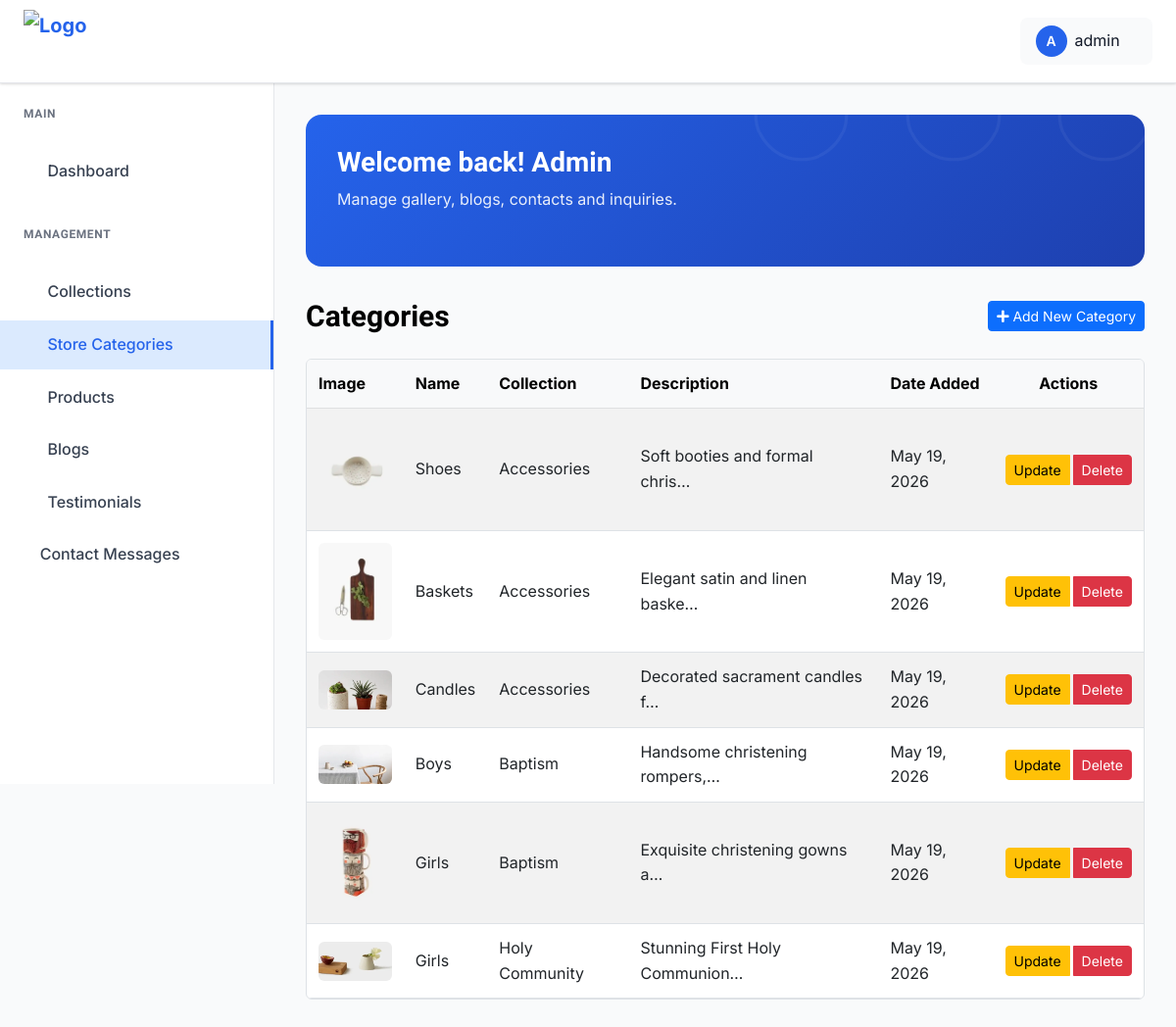
Page /dashboard/store-categories/ (signed in) on the committed database.
### zuzanne_app/models.py (models this page shows, shortened)
class OptimizedImageModel(models.Model):
    image_fields = []
    class Meta:
        abstract = True

class Category(OptimizedImageModel):
    image_fields = ["image"]
    collection = models.ForeignKey(Collection, on_delete=models.CASCADE, related_name="categories")
    name = models.CharField(max_length=200)
    slug = models.SlugField(blank=True)
    image = models.ImageField(upload_to="categories/", blank=True, null=True)
    description = models.TextField(blank=True, null=True)
    created_at = models.DateTimeField(auto_now_add=True)
    class Meta:
        verbose_name_plural = "Categories"
        unique_together = (('collection', 'name'), ('collection', 'slug'))

class Collection(OptimizedImageModel):
    image_fields = ["image"]
    name = models.CharField(max_length=200, unique=True)
    slug = models.SlugField(unique=True, blank=True)
    image = models.ImageField(upload_to="collections/")
    description = models.TextField(blank=True, null=True)
    created_at = models.DateTimeField(auto_now_add=True)

### zuzanne_app/views.py (the view)
# urls.py: path("dashboard/store-categories/", views.store_category_list, name="store_category_list"),
@login_required(login_url="admin_login")
def store_category_list(request):
    categories = Category.objects.select_related("collection").all().order_by("-created_at")
    paginator = Paginator(categories, 10)
    page_number = request.GET.get('page')
    page_obj = paginator.get_page(page_number)
    collections = Collection.objects.all().order_by("name")
    return render(request, "admin_pages/store_category_list.html", {"categories": page_obj, "collections": collections})

### templates/admin_pages/store_category_list.html (shortened to what this page needs)
{% extends "admin_pages/base.html" %}
{% load static %}
{% block content %}
<div class="dashboard__form__wraper">
    <div class="create__course__title mb-4 d-flex flex-wrap justify-content-between align-items-center gap-2">
        <h4 class="mb-0">Categories</h4>
        <a href="{% url 'store_category_create' %}" class="btn btn-primary btn-sm">
            <i class="fas fa-plus"></i> Add New Category
        </a>
    </div>
    <div class="custom-table-container">
        <table class="table table-striped table-hover align-middle">
            <thead class="table-light">
                <tr>
                    <th scope="col">Image</th>
                    <th scope="col">Name</th>
                    <th scope="col">Collection</th>
                    <th scope="col">Description</th>
                    <th scope="col">Date Added</th>
                    <th scope="col" class="text-center">Actions</th>
                </tr>
            </thead>
            <tbody>
                {% for category in categories %}
                <tr>
                    <td>
                        {% if category.image %}
                            <img src="{{ category.image.url }}" alt="{{ category.name }}" class="img-fluid rounded" width="80" height="60" style="object-fit: cover;">
                        {% else %}
                            <img src="https://via.placeholder.com/80x60?text=No+Image" alt="No Image" class="img-fluid rounded" width="80" height="60">
                        {% endif %}
                    </td>
                    <td>{{ category.name }}</td>
                    <td>{{ category.collection.name }}</td>
                    <td>{{ category.description|truncatechars:30|default:"-" }}</td>
                    <td>{{ category.created_at|date:"M d, Y" }}</td>
                    <td class="text-center">
                        <div class="btn-group" role="group">
                            <button type="button" class="btn btn-sm btn-warning me-1" data-bs-toggle="modal" data-bs-target="#updateCategoryModal{{ category.id }}">
                                Update
                            </button>
                            <button type="button" class="btn btn-sm btn-danger" data-bs-toggle="modal" data-bs-target="#deleteCategoryModal{{ category.id }}">
                                Delete
                            </button>
                        </div>
                    </td>
                </tr>
                {% empty %}
                <tr>
                    <td colspan="6" class="text-center py-4">
                        <p class="text-muted">No categories found. <a href="{% url 'store_category_create' %}">Add your first category</a></p>
                    </td>
                </tr>
                {% endfor %}
            </tbody>
        </table>
    </div>
</div>
{% endblock %}

### templates/admin_pages/base.html (shortened to what this page needs)
{% load static %}
{% load static %}
<!DOCTYPE html>
<html class="no-js" lang="en">
<head>
    <link rel="stylesheet" href="https://cdnjs.cloudflare.com/ajax/libs/toastr.js/latest/toastr.min.css">
    <link href="https://cdnjs.cloudflare.com/ajax/libs/font-awesome/5.15.4/css/all.min.css" rel="stylesheet">
    <link rel="stylesheet" href="{% static 'admin-static/assets/css/bootstrap.min.css' %}">
    <link rel="stylesheet" href="{% static 'admin-static/assets/css/icofont.min.css' %}">
    <link rel="stylesheet" href="{% static 'admin-static/assets/css/style.css' %}">
</head>
<body>
    <header class="dashboard-header">
        <div class="header-left">
            <a href="{% url 'admin_dashboard' %}" class="logo">
                <img src="{% static 'admin-static/assets/img/zuzanne.png' %}" alt="Logo" style="height: 65px; width: auto; object-fit: contain;">
            </a>
        </div>
        <div class="header-right">
            <div class="user-profile-dropdown">
                <div class="user-profile-toggle">
                    <div class="user-avatar">
                        {{ request.user.username|first|upper }}
                    </div>
                    <span>{{ request.user.username}}</span>
                    <i class="icofont-simple-down"></i>
                </div>
            </div>
        </div>
    </header>
    <aside class="dashboard-sidebar" id="dashboardSidebar">
        <div class="sidebar-content">
            <div class="sidebar-section">
                <h6 class="sidebar-title">Main</h6>
                <ul class="sidebar-menu">
                    <li>
                        <a href="{% url 'admin_dashboard' %}"
                            class="{% if request.resolver_match.url_name == 'admin_dashboard' %}active{% endif %}">
                            <i class="icofont-dashboard"></i>
                            Dashboard
                        </a>
                    </li>
                </ul>
            </div>
            <div class="sidebar-section">
                <h6 class="sidebar-title">Management</h6>
                <ul class="sidebar-menu">
                    <li>
                        <a href="{% url 'collection_list' %}"
                            class="{% if request.resolver_match.url_name == 'collection_list' or request.resolver_match.url_name == 'collection_create' or request.resolver_match.url_name == 'collection_update' %}active{% endif %}">
                            <i class="icofont-list"></i>
                            Collections
                        </a>
                    </li>
                    <li>
                        <a href="{% url 'store_category_list' %}"
                            class="{% if request.resolver_match.url_name == 'store_category_list' or request.resolver_match.url_name == 'store_category_create' or request.resolver_match.url_name == 'store_category_update' %}active{% endif %}">
                            <i class="icofont-tags"></i>
                            Store Categories
                        </a>
                    </li>
                    <li>
                        <a href="{% url 'product_list' %}"
                            class="{% if request.resolver_match.url_name == 'product_list' or request.resolver_match.url_name == 'product_create' or request.resolver_match.url_name == 'product_update' %}active{% endif %}">
                            <i class="icofont-shopping-cart"></i>
                            Products
                        </a>
                    </li>
                    <li>
                        <a href="{% url 'admin_blog_list' %}"
                            class="{% if request.resolver_match.url_name == 'admin_blog_list' or request.resolver_match.url_name == 'admin_block_list' %}active{% endif %}">
                            <i class="icofont-newspaper"></i>
                            Blogs
                        </a>
                    </li>
                    <li>
                        <a href="{% url 'testimonial_list' %}"
                            class="{% if request.resolver_match.url_name == 'testimonial_list' %}active{% endif %}">
                            <i class="icofont-quote-left"></i>
                            Testimonials
                        </a>
                    </li>
                    <li>
                        <a href="{% url 'contact_list' %}"
                            class="{% if request.resolver_match.url_name == 'contact_list' %}active{% endif %} d-flex align-items-center justify-content-between" style="width: 100%;">
                            <span>
                                <i class="icofont-ui-messaging"></i>
                                Contact Messages
                            </span>
                        </a>
                    </li>
                </ul>
            </div>
        </div>
    </aside>
    <main class="dashboard-main">
        <div class="dashboard-content">
            <div class="dashboard-banner">
                <div class="banner-content">
                    <h1 class="banner-title">Welcome back! Admin</h1>
                    <p class="banner-subtitle">Manage gallery, blogs, contacts and inquiries.</p>
                </div>
            </div>
            {% block content %}{% endblock %}
        </div>
    </main>
</body>
</html>

### templates/admin_pages/base.html (style rules this page uses)
:root { --primary-blue: #2563eb; --dark-blue: #1e40af; --light-blue: #dbeafe; --sidebar-width: 280px; --header-height: 85px; --white: #ffffff; --gray-50: #f9fafb; --gray-100: #f3f4f6; --gray-200: #e5e7eb; --gray-300: #d1d5db; --gray-500: #6b7280; --gray-700: #374151; --gray-800: #1f2937; --gray-900: #111827; --shadow: 0 1px 3px 0 rgba(0, 0, 0, 0.1), 0 1px 2px 0 rgba(0, 0, 0, 0.06); --shadow-lg: 0 10px 15px -3px rgba(0, 0, 0, 0.1), 0 4px 6px -2px rgba(0, 0, 0, 0.05); }
* { margin: 0; padding: 0; box-sizing: border-box; }
body { font-family: 'Inter', 'Segoe UI', Tahoma, Geneva, Verdana, sans-serif; background-color: var(--gray-50); color: var(--gray-900); line-height: 1.6; }
.dashboard-header { position: fixed; top: 0; left: 0; right: 0; height: var(--header-height); background: var(--white); border-bottom: 1px solid var(--gray-200); box-shadow: var(--shadow); z-index: 1000; display: flex; align-items: center; padding: 0 24px; }
.header-left { display: flex; align-items: center; gap: 16px; }
.logo { display: flex; align-items: center; gap: 8px; color: var(--primary-blue); font-weight: 700; font-size: 20px; text-decoration: none; }
.logo img { padding-left: 0; width: auto; }
.header-right { margin-left: auto; display: flex; align-items: center; gap: 16px; }
.user-avatar { width: 32px; height: 32px; border-radius: 50%; background: var(--primary-blue); display: flex; align-items: center; justify-content: center; color: var(--white); font-weight: 600; font-size: 14px; }
.dashboard-sidebar { position: fixed; top: var(--header-height); left: 0; width: var(--sidebar-width); height: calc(100vh - var(--header-height)); background: var(--white); border-right: 1px solid var(--gray-200); overflow-y: auto; z-index: 999; transition: transform 0.3s ease; }
.sidebar-content { padding: 24px 0; }
.sidebar-section { margin-bottom: 32px; }
.sidebar-title { padding: 0 24px 12px; font-size: 12px; font-weight: 600; text-transform: uppercase; color: var(--gray-500); letter-spacing: 0.05em; }
.sidebar-menu { list-style: none; }
.sidebar-menu li { margin-bottom: 4px; display: block; width: 100%; }
.sidebar-menu a { display: flex; align-items: center; gap: 12px; padding: 12px 24px; color: var(--gray-700); text-decoration: none; font-weight: 500; transition: all 0.2s; position: relative; }
.sidebar-menu a.active { background: var(--light-blue); color: var(--primary-blue); border-right: 3px solid var(--primary-blue); }
.dashboard-main { margin-left: var(--sidebar-width); margin-top: var(--header-height); min-height: calc(100vh - var(--header-height)); overflow-y: auto; }
.dashboard-content { padding: 32px; }
.dashboard-banner { background: linear-gradient(135deg, var(--primary-blue) 0%, var(--dark-blue) 100%); border-radius: 16px; padding: 32px; color: var(--white); margin-bottom: 32px; position: relative; overflow: hidden; }
.dashboard-banner::before { content: ''; position: absolute; top: -50%; right: -50%; width: 100%; height: 100%; opacity: 0.5; }
.banner-content { position: relative; z-index: 1; }
.banner-title { font-size: 28px; font-weight: 700; margin-bottom: 8px; color: var(--white); }
.banner-subtitle { font-size: 16px; opacity: 0.9; margin-bottom: 24px; color: var(--white); }
.user-profile-dropdown { position: relative; margin-left: 10px; }
.user-profile-toggle { display: flex; align-items: center; gap: 8px; padding: 8px 16px; border-radius: 8px; background: var(--gray-50); cursor: pointer; transition: all 0.2s; }
.user-profile-toggle i { font-size: 12px; transition: transform 0.3s ease; }
.custom-table-container { width: 100%; overflow-x: auto; -webkit-overflow-scrolling: touch; border: 1px solid #dee2e6; border-radius: 0.375rem; background: white; margin-bottom: 1rem; position: relative; overflow-y: hidden; }
.custom-table-container table { min-width: 800px; width: 100%; margin-bottom: 0; }
.custom-table-container .table th, .custom-table-container .table td { vertical-align: middle; padding: 0.75rem; }
.custom-table-container thead th { position: sticky; top: 0; background-color: #f8f9fa; z-index: 10; box-shadow: 0 1px 0 #dee2e6; }
body { -webkit-user-select: none; -moz-user-select: none; -ms-user-select: none; user-select: none; }

### rows in the picture
Category: image (picture), name "Shoes", collection.name "Accessories", description "Soft booties and formal chris…", created_at "May 19, 2026"
Category: image (picture), name "Baskets", collection.name "Accessories", description "Elegant satin and linen baske…", created_at "May 19, 2026"
Category: image (picture), name "Candles", collection.name "Accessories", description "Decorated sacrament candles f…", created_at "May 19, 2026"
Category: image (picture), name "Boys", collection.name "Baptism", description "Handsome christening rompers,…", created_at "May 19, 2026"
Category: image (picture), name "Girls", collection.name "Baptism", description "Exquisite christening gowns a…", created_at "May 19, 2026"
Category: image (picture), name "Girls", collection.name "Holy Community", description "Stunning First Holy Communion…", created_at "May 19, 2026"

### other values in the picture
{{ request.user.username|first|upper }} "A"
{{ request.user.username }} "admin"
